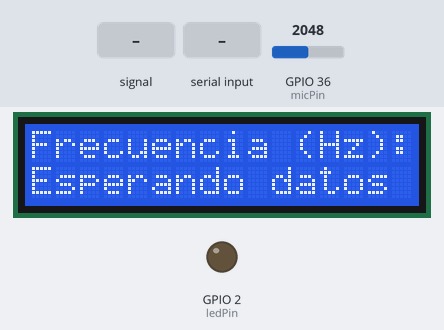
The sketch below on a simulated ESP32. Parts: 16×2 character LCD, output pins drawn as LEDs (lit = HIGH). Dashed ring = blinking. The inputs (shaded band) are chosen by the test bench; at power-on: GPIO 36 (micPin) = 2048. What the sketch prints to the serial monitor is not drawn.

Above: at 1.2 s.
1.3 s: GPIO 36 (micPin) fed a 200 Hz sine of ±1023 counts around its level
At 1.62 s:
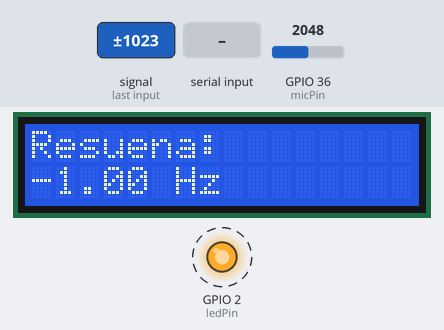
3.5 s: GPIO 36 (micPin) fed a 2 Hz sine of ±1228 counts around its level
At 6.4 s:
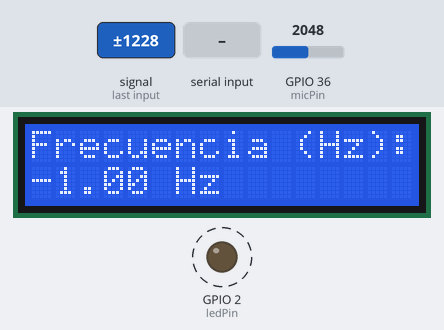
6.5 s: GPIO 36 (micPin) set to 1228
At 7.2 s:
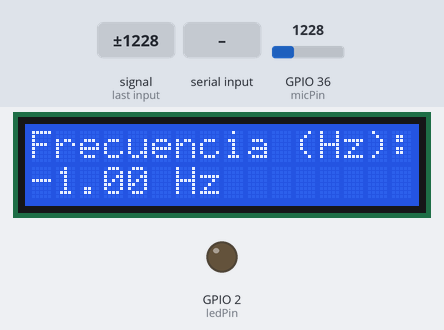
9.5 s: "90,45\n" received over the second serial link
At 10.7 s:
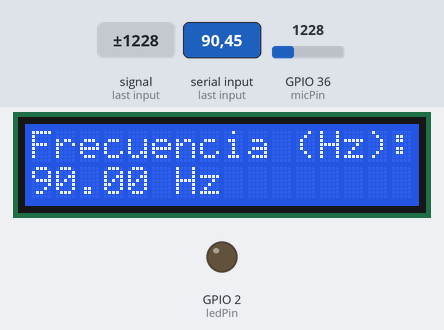
11.0 s: GPIO 36 (micPin) set to 2560
12.5 s: GPIO 36 (micPin) set to 2672
At 12.87 s:
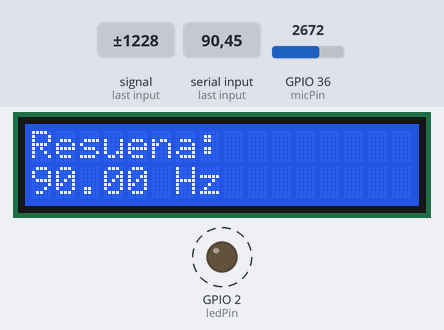
Timing chart, 0 to 15.0 s (numbered marks = the images above; inputs shaded):
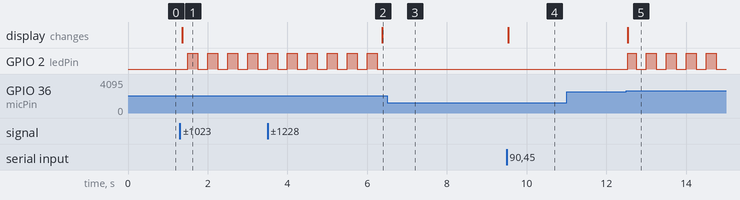

Measured:
- the behaviour switches between 2599 and 2600 on GPIO 36 (micPin) (found by bisection; images 4 and 5)
- after the input at 1.3 s, GPIO 2 (ledPin): alternates HIGH for 0.25 s and LOW for 0.25 s, starting after 0.20 s; the display: changes after 0.06 s (image 1)
- after the input at 3.5 s, the display: changes after 2.9 s (image 2)
- after the input at 6.5 s, GPIO 2 (ledPin): stops changing and stays LOW
- after the input at 9.5 s, the display: changes at once (image 4)
- after the input at 11.0 s, every drawn part: stays the same
- after the input at 12.5 s, GPIO 2 (ledPin): alternates HIGH for 0.25 s and LOW for 0.25 s, starting at once; the display: changes at once (image 5)

The sketch:

MICROFONO_V2_0_RESONANCE.ino
```cpp
#include <LiquidCrystal_I2C.h>
#include <Wire.h>

// Configura LCD con dirección 0x27, 16 columnas y 2 filas
LiquidCrystal_I2C lcd(0x27, 16, 2);

// Pines del micrófono y LED
const int micPin = 36;         // Pin analógico para el micrófono
const int ledPin = 2;          // LED para indicar resonancia
const unsigned long intervaloMuestreo = 50; // Intervalo de muestreo en microsegundos
unsigned long ultimoTiempoMuestreo = 0;      // Último tiempo de lectura del micrófono

// Pines y UART para la comunicación
const int RXD1 = 16; // Pin RX de UART1
const int TXD1 = 17; // Pin TX de UART1

// Variables para la frecuencia
float frecuenciaActual = -1;  // Última frecuencia capturada
bool actualizarLCD = false;   // Bandera para indicar si actualizar la pantalla
bool enResonancia = false;    // Bandera para indicar si hay resonancia
unsigned long inicioAlarma = 0; // Tiempo de inicio de la alarma
bool estadoLed = false;       // Estado actual del LED

void setup() {
  lcd.init();           // Inicializa la pantalla LCD
  lcd.backlight();      // Activa la luz de fondo
  pinMode(ledPin, OUTPUT);  // Configura el LED como salida

  // Encabezado en la pantalla LCD
  lcd.setCursor(0, 0);
  lcd.print("Frecuencia (Hz):");

  Serial.begin(9600);   // UART0 para monitor serial
  Serial1.begin(9600, SERIAL_8N1, RXD1, TXD1); // Configura UART1
  lcd.setCursor(0, 1);
  lcd.print("Esperando datos");
}

void loop() {
  // Detener la lectura y actualización si está en resonancia
  if (!enResonancia) {
    // **Leer datos de la UART1**
    if (Serial1.available() > 0) {
      String input = Serial1.readStringUntil('\n'); // Leer hasta nueva línea
      float nuevaFrecuencia = input.toFloat();      // Convertir a número flotante

      if (abs(nuevaFrecuencia - frecuenciaActual) > 0.1) {
        frecuenciaActual = nuevaFrecuencia;
        actualizarLCD = true;
      }
    }

    // **Actualizar la pantalla LCD**
    if (actualizarLCD) {
      actualizarLCD = false;
      lcd.setCursor(0, 1);
      lcd.print("                "); // Limpiar la línea
      lcd.setCursor(0, 1);
      lcd.print(frecuenciaActual, 2); // Mostrar frecuencia con 2 decimales
      lcd.print(" Hz");
    }

    // **Leer valor del micrófono y detectar resonancia**
    unsigned long tiempoActual = micros();
    if (tiempoActual - ultimoTiempoMuestreo >= intervaloMuestreo) {
      ultimoTiempoMuestreo = tiempoActual;
      int valorMic = analogRead(micPin);
      Serial.print(4095);
      Serial.print(" ");
      Serial.print(0);
      Serial.print(" ");
      Serial.println(valorMic);

      if (valorMic >= 2600) {
        alarmaResonancia();  // Activar alarma de resonancia
      }
    }
  }

  // **Parpadeo no bloqueante del LED durante resonancia**
  if (enResonancia) {
    unsigned long tiempoAlarma = millis() - inicioAlarma;
    if (tiempoAlarma < 5000) { // Parpadeo durante 5 segundos
      if (millis() % 500 < 250) {
        if (!estadoLed) {
          digitalWrite(ledPin, HIGH);
          estadoLed = true;
        }
      } else {
        if (estadoLed) {
          digitalWrite(ledPin, LOW);
          estadoLed = false;
        }
      }
    } else {
      enResonancia = false;
      digitalWrite(ledPin, LOW);
      lcd.clear();
      lcd.setCursor(0, 0);
      lcd.print("Frecuencia (Hz):");
      actualizarLCD = true;
    }
  }
}

void alarmaResonancia() {
  enResonancia = true;
  inicioAlarma = millis(); // Establecer inicio del parpadeo

  lcd.clear();
  lcd.setCursor(0, 0);
  lcd.print("Resuena:");
  lcd.setCursor(0, 1);
  lcd.print(frecuenciaActual, 2);
  lcd.print(" Hz");
}
```
